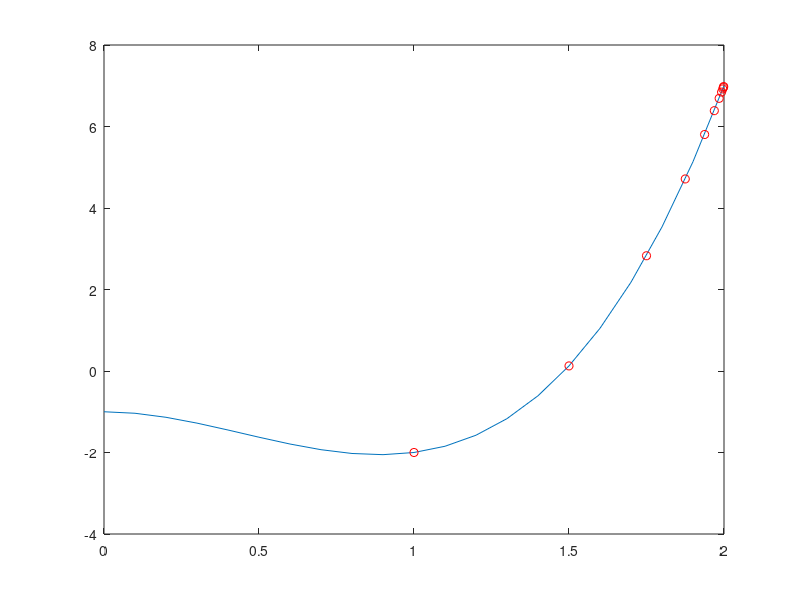

Here is the MATLAB script that generated this plot:
clear

f=@(x) 3*x.^3-4*x.^2-1;

a = 0;
b = 2;
y = a:0.1:b;
w = [];

if f(a)*f(b) >= 0
  printf("Brak rozwiazania na przedziale\n");
  
else
   while b-a>0.001
      wartosc = (a+b)/2 
      w(end+1) = wartosc;  
     if f(a)*f(a) > 0
       a=wartosc;
     else
       b=wartosc;
     end
    end   
  printf("wynik to %f ", wartosc);
  plot (y,f(y), w, f(w), "or")
end

